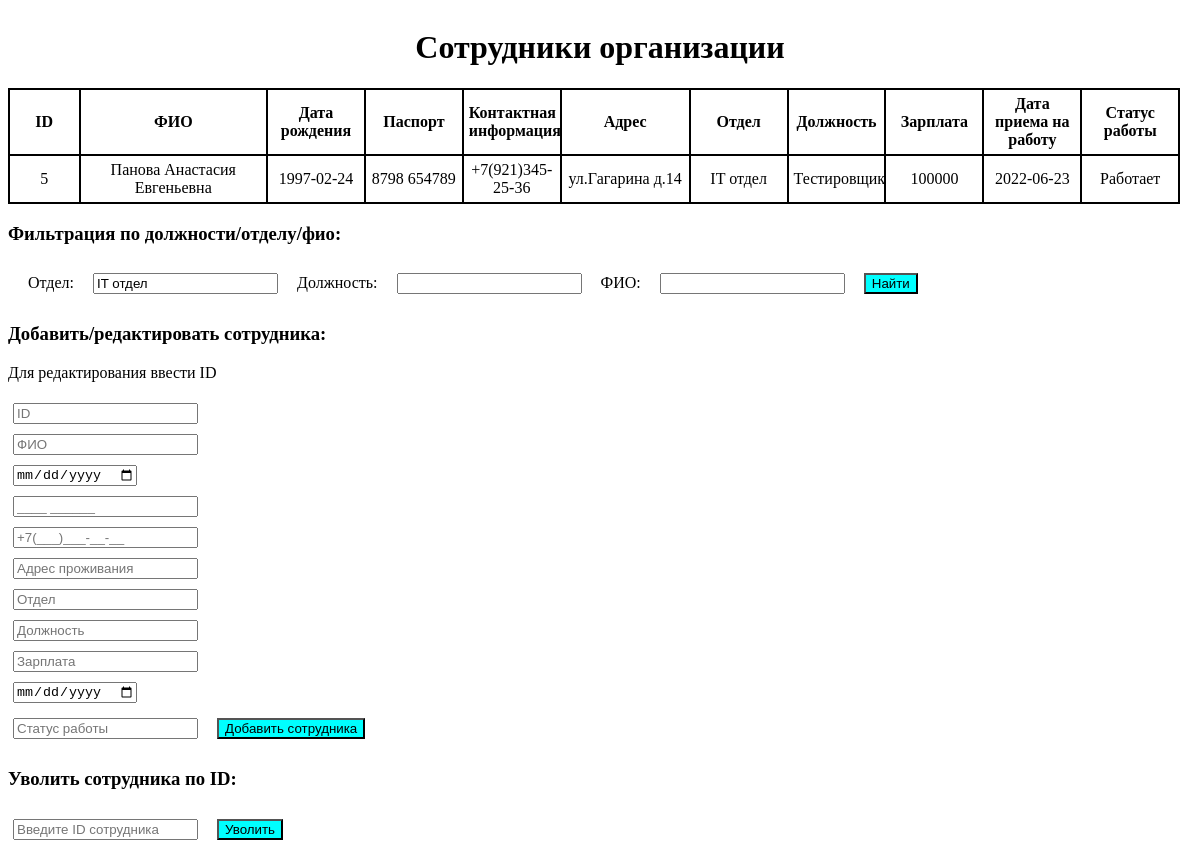
/index.php?FOtdel=IT отдел, run on an earlier commit of the app's database.
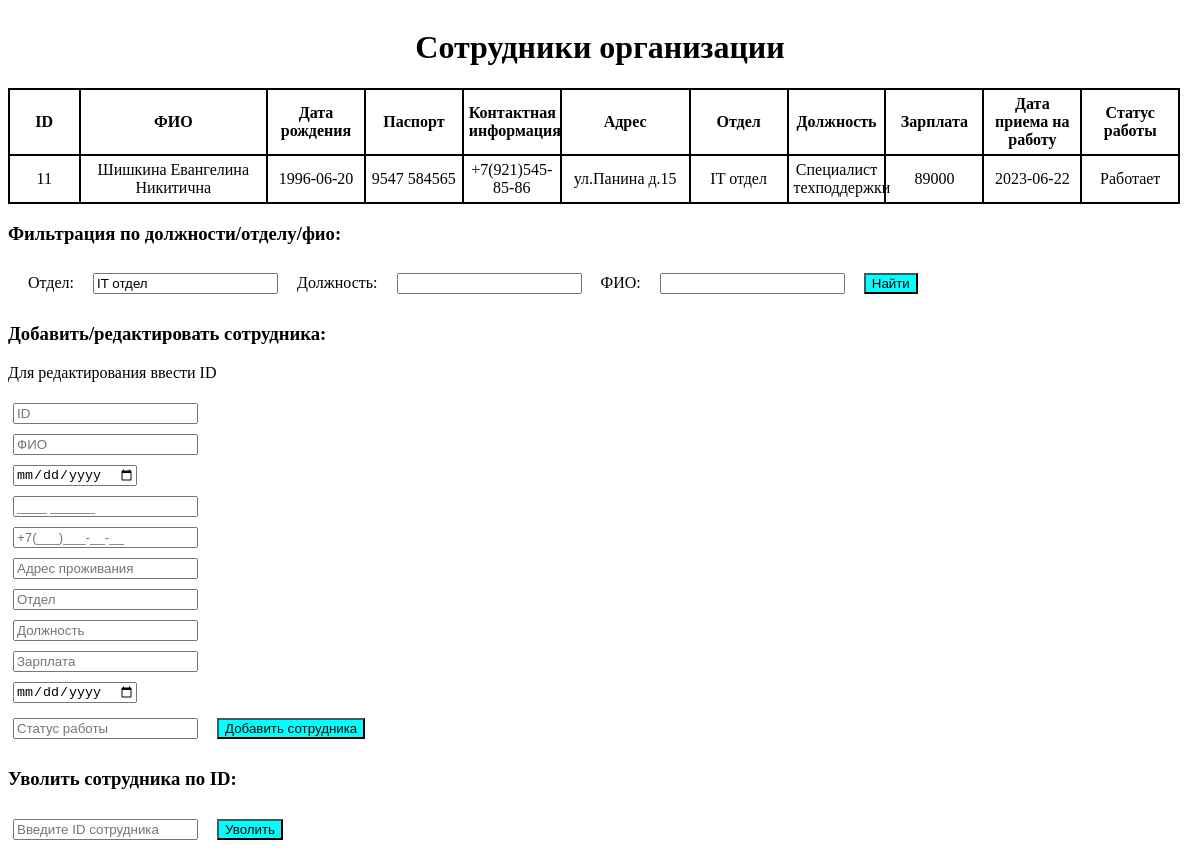
And on a later commit of the database.
### tables this page shows
CREATE TABLE `sotr` (
  `ID` int(11) NOT NULL,
  `FIO` varchar(75) NOT NULL,
  `DataRozhdenia` date NOT NULL,
  `Pasport` varchar(15) NOT NULL,
  `KontaktnayaInfa` varchar(75) NOT NULL,
  `Adres` varchar(75) NOT NULL,
  `Otdel` varchar(75) NOT NULL,
  `Dolzhnost` varchar(75) NOT NULL,
  `Zarplata` int(11) NOT NULL,
  `DataPrinatia` date NOT NULL,
  `Statusr` varchar(10) NOT NULL
);

### index.php (the view, shortened to what this page needs)
<!DOCTYPE html>
<html lang="en">
<head>
    <link href="style.css" rel="stylesheet" type="text/css">
</head>
<body>
<?php
require_once 'config.php';
$FOtdel = isset($_GET['FOtdel']) ?$_GET['FOtdel'] : '';
$FDolzhnost = isset($_GET['FDolzhnost']) ?$_GET['FDolzhnost'] : '';$FFIO = isset($_GET['FFIO']) ?$_GET['FFIO'] : '';
$query = "SELECT * FROM sotr WHERE 1=1";
if ($FOtdel) {
    $query .= " AND Otdel LIKE '%$FOtdel%'";
}
$result = mysqli_query($conn, $query);
$list = array();
while ($row = mysqli_fetch_assoc($result)) {
$list[] = $row;
}
?>
<h1>Сотрудники организации</h1>
<table>
<thead>
    <th style=width:5%>ID</th>
    <th style=width:15%;>ФИО</th>
    <th>Дата рождения</th>
    <th>Паспорт</th>
    <th>Контактная информация</th>
    <th style=width:10%;>Адрес</th>
    <th>Отдел</th>
    <th>Должность</th>
    <th>Зарплата</th>
    <th>Дата приема на работу</th>
    <th>Статус работы</th>
</thead>
<tbody>
    <?php foreach($list as $item): ?>
        <tr>
            <td> <?php echo htmlspecialchars($item['ID']);?></td>
            <td> <?php echo htmlspecialchars($item['FIO']);?></td>
            <td> <?php echo htmlspecialchars($item['DataRozhdenia']);?></td>
            <td> <?php echo htmlspecialchars($item['Pasport']);?></td>
            <td> <?php echo htmlspecialchars($item['KontaktnayaInfa']);?></td>
            <td> <?php echo htmlspecialchars($item['Adres']);?></td>
            <td> <?php echo htmlspecialchars($item['Otdel']);?></td>
            <td> <?php echo htmlspecialchars($item['Dolzhnost']);?></td>
            <td> <?php echo htmlspecialchars($item['Zarplata']);?></td>
            <td> <?php echo htmlspecialchars($item['DataPrinatia']);?></td>
            <td> <?php echo htmlspecialchars($item['Statusr']);?></td>
        </tr>
    <?php endforeach; ?>
</tbody>
</table>
<h3> Фильтрация по должности/отделу/фио: </h3>
<form class = "filtr" method="GET" action="">
    <label class = "filtr" for="Otdel">Отдел:</label>
    <input type="text" id="Otdel" name="FOtdel" value="<?php echo htmlspecialchars($FOtdel); ?>">
    <label class = "filtr" for="Dolzhnost">Должность:</label>
    <input type="text" id="Dolzhnost" name="FDolzhnost" value="<?php echo htmlspecialchars($FDolzhnost); ?>">
    <label class = "filtr" for="FIO">ФИО:</label>
    <input type="text" id="FIO" name="FFIO" value="<?php echo htmlspecialchars($FFIO); ?>">
    <button type="submit">Найти</button>
</form>
<h3>Добавить/редактировать сотрудника:</h3>
<p>Для редактирования ввести ID</p>
<form method="POST" action="">
    <input type="text" name="ID" placeholder="ID"><br>
    <input type="text" name="FIO" placeholder="ФИО" required><br>
    <input type="date" name="DataRozhdenia" placeholder="Дата рождения" required><br>
    <input type="text" id="pasport" name="Pasport" placeholder="____ ______" required><br>
    <input type="text" id="phone" name="KontaktnayaInfa" placeholder="+7(___)___-__-__" required><br>
    <input type="text" name="Adres" placeholder="Адрес проживания" required><br>
    <input type="text" name="Otdel" placeholder="Отдел" required><br>
    <input type="text" name="Dolzhnost" placeholder="Должность" required><br>
    <input type="number" name="Zarplata" placeholder="Зарплата" required><br>
    <input type="date" name="DataPrinatia" placeholder="Дата принятия на работу" required><br>
    <input type="text" name="Statusr" placeholder="Статус работы" required>
    <button type="submit">Добавить сотрудника</button>
</form>
<h3>Уволить сотрудника по ID:</h3>
<form method="POST" action="">
    <input type="number" name="id" placeholder="Введите ID сотрудника" required>
    <button type="submit">Уволить</button>
</form>
</body>
</html>

What changed in the data, as far as the page shows it:
no longer on this page (row edited): sotr: ID "5", FIO "Панова Анастасия Евгеньевна", DataRozhdenia "1997-02-24", Pasport "8798 654789", KontaktnayaInfa "+7(921)345-25-36", Adres "ул.Гагарина д.14", Otdel "IT отдел", Dolzhnost "Тестировщик", Zarplata "100000", DataPrinatia "2022-06-23", Statusr "Работает"
added sotr: ID "11", FIO "Шишкина Евангелина Никитична", DataRozhdenia "1996-06-20", Pasport "9547 584565", KontaktnayaInfa "+7(921)545-85-86", Adres "ул.Панина д.15", Otdel "IT отдел", Dolzhnost "Специалист техподдержки", Zarplata "89000", DataPrinatia "2023-06-22", Statusr "Работает"
